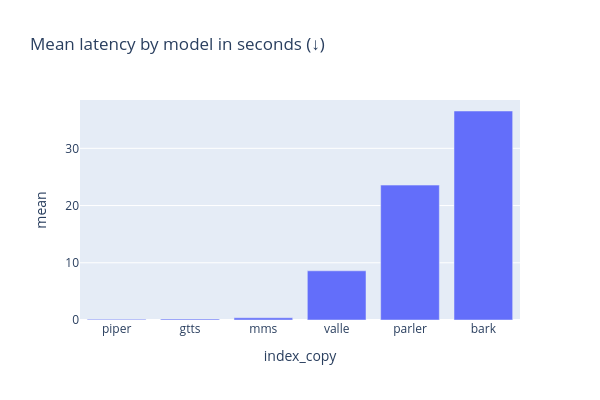

Write notebook code for a chart like this one.
### Code cell
fig = px.bar(
    described,
    x = 'index_copy',
    y = 'mean',
    title = 'Mean latency by model in seconds (↓)',
    width = 600,
    height = 400
)
# fig.update_traces(marker=dict(size=8))
fig.update_layout(
    xaxis = dict(
        tickmode = 'array',
        tickvals = described['index_copy']
    )
)
if WRITE:
    fig.write_image(os.path.join('figs', 'latency_bars.pdf'), format='pdf')
fig.show()

### Figure 1 — Plotly figure (JSON) as saved in the notebook; plotly's stock layout.template omitted (floating-point values rounded to 4 significant figures)
{"data": [{"hovertemplate": "index_copy=%{x}<br>mean=%{y}<extra></extra>", "legendgroup": "", "marker": {"color": "#636efa", "pattern": {"shape": ""}}, "name": "", "orientation": "v", "showlegend": false, "textposition": "auto", "type": "bar", "x": ["piper", "gtts", "mms", "valle", "parler", "bark"], "xaxis": "x", "y": [0.1303, 0.1754, 0.3841, 8.596, 23.57, 36.52], "yaxis": "y"}], "layout": {"barmode": "relative", "height": 400, "legend": {"tracegroupgap": 0}, "title": {"text": "Mean latency by model in seconds (↓)"}, "width": 600, "xaxis": {"anchor": "y", "domain": [0, 1], "tickmode": "array", "tickvals": ["piper", "gtts", "mms", "valle", "parler", "bark"], "title": {"text": "index_copy"}}, "yaxis": {"anchor": "x", "domain": [0, 1], "title": {"text": "mean"}}}}
